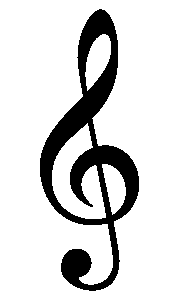
#> input picture graphics/source/treble.png, 186 x 300 px; its folder holds 2 pictures in this run
$ python makeatlas.py
#> lines starting #> are read from the running program, lines starting #| are printed output that depends on the picture

import os,sys
from PIL import Image

class GraphicObject:
	def __init__(self,fname):
		self.fileName = fname
		self.image = Image.open(fname)

	def width(self):
		return self.image.size[0]

	def height(self):
		return self.image.size[1]

	def render(self,atlas,x,y):
		atlas.paste(self.image,(x,y))

	def getName(self):
		return os.path.basename(self.fileName)[:-4]

	def renderJSON(self,f,x,y,isLast):
		tab = "        "
		f.write(tab+'"{0}": {{\n'.format(self.getName()))
		xy = '"x":{0},"y":{1}'.format(x,y)
		wh = '"w":{0},"h":{1}'.format(self.width(),self.height())
		f.write(tab+'    "frame":{{ {0},{1} }},\n'.format(xy,wh))
		f.write(tab+'    "rotated":false,\n')
		f.write(tab+'    "trimmed":false,\n')
		xy = '"x":{0},"y":{1}'.format(0,0)
		f.write(tab+'    "spriteSourceSize":{{ {0},{1} }},\n'.format(xy,wh))
		f.write(tab+'    "sourceSize":{{ {0} }}\n'.format(wh))
		f.write(tab+"}}{0}\n".format("" if isLast else ","))

class GraphicPacker:
	def __init__(self):
		self.imageWidth = 512 															# width of atlas sheet.
		self.imageList = []																# list of images.

	def append(self,graphicObject):
		self.imageList.append({ "object":graphicObject, "area":graphicObject.width()*graphicObject.height() })
		while graphicObject.width() > self.imageWidth:
			self.imageWidth = self.imageWidth * 2

	def pack(self,packStep = 4):

		self.atlasHeight = 0
		iList = sorted(self.imageList,key=lambda k: k['area'],reverse = True)			# list sorted largest first.
		for i in range(0,len(iList)):													# for every element.
			x = 0																		# suggested position.
			y = 0
			isOk = False 																# set true when done.
			while not isOk:																# keep going until found.
				iList[i]["left"] = x													# save position
				iList[i]["top"] = y
				iList[i]["right"] = x + iList[i]["object"].width()
				iList[i]["bottom"] = y + iList[i]["object"].height()
				isOk = self.canPlace(iList[i],iList,0,i-1)								# check if it can go there
				if not isOk:															# it can't.
					x = x + packStep															# try slightly to right.
					if x + iList[i]["object"].width() >= self.imageWidth: 				# if it can't fit on this line
						x = 0															# move down.
						y = y + packStep

			self.atlasHeight = max(self.atlasHeight,iList[i]["bottom"]+2)				# update the bottom size

	def render(self,baseName):
		baseName = baseName.lower()														# all file names l/c
		atlas = Image.new("RGBA",(self.imageWidth,self.atlasHeight),"black")			# blue background
		for image in self.imageList:													# render all images
			image["object"].render(atlas,image["left"],image["top"])
		atlas.save(baseName+".png",optimize=True)										# save atlas image

		subText = open(baseName+".json","w")											# create text
		subText.write("{\n")
		subText.write('    "frames":{\n')

		for image in self.imageList:
			image["object"].renderJSON(subText,image["left"],image["top"],image == self.imageList[-1])
		subText.write("    },\n")
		subText.write('    "meta":{\n');
		subText.write('        "app":"Paul Robson\'s Python texture packer",\n');
		subText.write('        "version":"1.0",\n');
		subText.write('        "image":"{0}",\n'.format(baseName+".png"));
		subText.write('        "size":{\n');
		subText.write('             "w":{0},\n'.format(self.imageWidth));
		subText.write('             "h":{0}\n'.format(self.atlasHeight));
		subText.write('         },\n');
		subText.write('         "scale":1\n    }\n}\n');
		subText.close()

	def canPlace(self,item,iList,first,last):
		for i in range(first,last+1):													# work through all.
			if self.collides(iList[i],item):											# if collision found return False
				return False
		return True 																	# No collisions return true

	def collides(self,r1,r2):															# Check two items collide.
		separate = 	r1["right"] < r2["left"] or \
					r1["left"] > r2["right"] or \
					r1["top"] > r2["bottom"] or \
					r1["bottom"] < r2["top"]
		return not separate


count = 0
gpack = GraphicPacker()
for root,dirs,files in os.walk("source"):
	for f in files:
		count = count + 1
		fName = root + os.sep + f
		gob = GraphicObject(fName)
		gpack.append(gob)
#> this loop made 2 passes
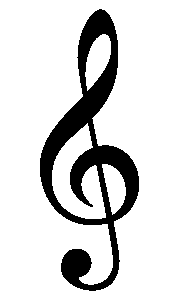
#> input picture graphics/source/treble.png, 186 x 300 px
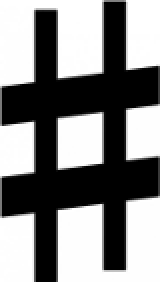
#> input picture graphics/source/sharp.png, 80 x 141 px (shown 2 times larger)
gpack.pack()
gpack.render("sprites")
#> after the loop in render, `for image in self.imageList:`:
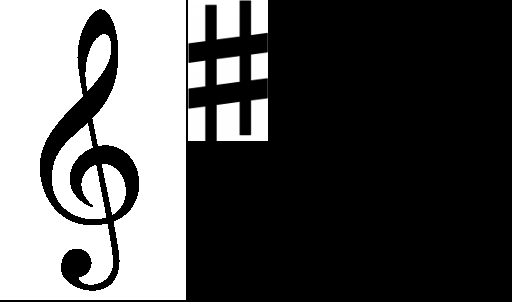
#> atlas: PIL image 512x302 RGBA; mean R, G, B, A 0, 0, 0, 167.1; transparent parts drawn white
print("Grabbed {0} sprites".format(count))
